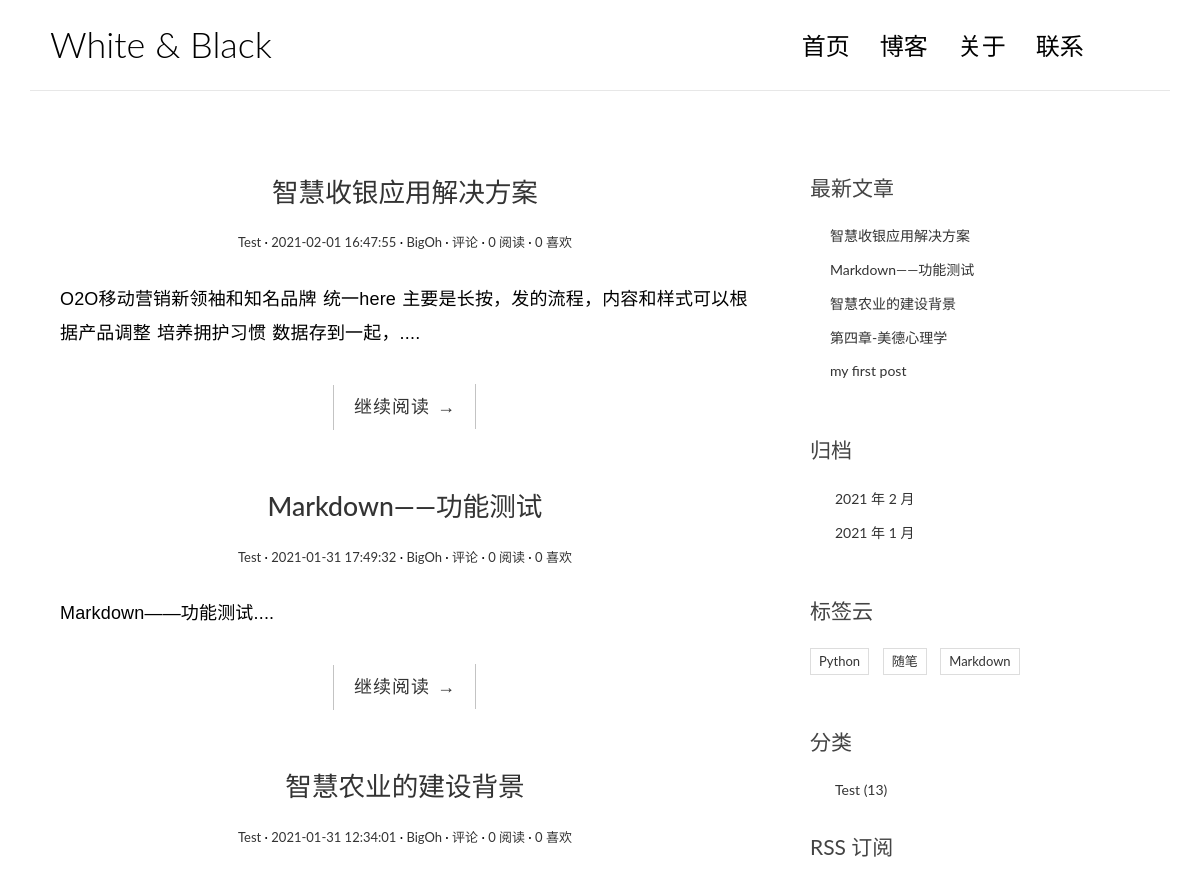
Before: / (upper part) with the older database file.
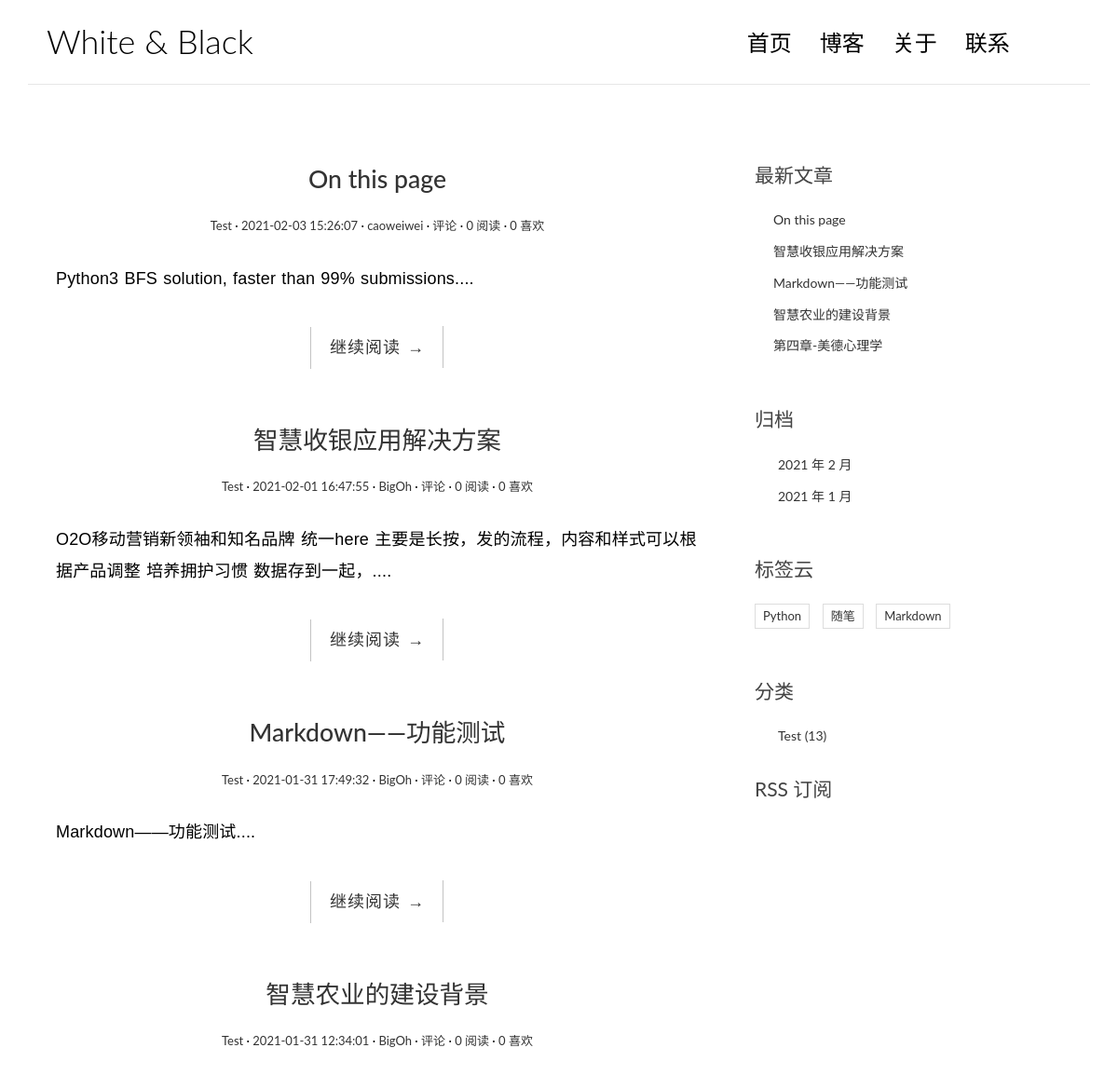
After: the same page with the newer database file.
### blog/models.py (models this page shows, shortened)
class BlogPost(models.Model):
    title = models.CharField(max_length=64)
    text = models.TextField()
    excerpt = models.CharField(max_length=128, null=True, blank=True, default='')
    views = models.PositiveIntegerField(default=0)
    likes = models.PositiveIntegerField(default=0)
    created_at = models.DateTimeField(auto_now_add=True)
    updated_at = models.DateTimeField(auto_now=True)
    author = models.ForeignKey(to=User, on_delete=models.SET_DEFAULT, default='Admin')
    tags = models.ManyToManyField(to=Tag, blank=True)
    category = models.ForeignKey(to=Category, on_delete=models.SET_NULL, null=True, blank=True)
    class Meta:
        verbose_name = '文章'
        verbose_name_plural = '文章列表'
        ordering = ['-created_at']  # set the default ordering field
    def get_absolute_url(self):
        return reverse('blog:blog_post_detail', kwargs={'blog_post_id': self.id})

class Category(models.Model):
    category_name = models.CharField(max_length=32)
    class Meta:
        verbose_name = '分类'
        verbose_name_plural = '分类列表'
    def __str__(self):
        return '%s' % self.category_name

class Tag(models.Model):
    tag_name = models.CharField(max_length=32, unique=True)
    class Meta:
        verbose_name = '标签'
        verbose_name_plural = '标签列表'

### blog/views.py (the view)
# urls.py: path('', views.index, name='index'), # homepage
def index(request):
    blog_posts = BlogPost.objects.all()
    context = {
        'website_title': 'White & Black',
        'blog_posts': blog_posts,
    }
    return render(request, 'blog/index.html', context)

### blog/templatetags/blog_extras.py (called while the page is built)
@register.inclusion_tag('blog/inclusions/_recent_posts.html', takes_context=True)
def show_recent_blog_posts(context, num=5):
    return {
        'recent_post_list': models.BlogPost.objects.all()[:num],
    }

@register.inclusion_tag('blog/inclusions/_archives.html', takes_context=True)
def show_archives(context):
    return {
        'datetime_list': models.BlogPost.objects.dates('created_at', 'month', order='DESC')
    }

@register.inclusion_tag('blog/inclusions/_categories.html', takes_context=True)
def show_categories(context):
    return {
        'category_list': models.Category.objects.all()
    }

@register.inclusion_tag('blog/inclusions/_tags.html', takes_context=True)
def show_tags(context):
    return {
        'tag_list': models.Tag.objects.all()
    }

### templates/blog/index.html
{% extends 'blog/../base.html' %}
{% block main_contain_region %}
    {% for blog_post in blog_posts %}
        <article class="post post-{{ blog_post.id }}">
            <header class="entry-header">
                <h1 class="entry-title">
                    <a href="{{ blog_post.get_absolute_url }}">{{ blog_post.title }}</a>
                </h1>
                <div class="entry-meta">
                    <span class="post-category"><a href="#">{{ blog_post.category }}</a></span>
                    <span class="post-date"><a href="#"><time class="entry-date" >{{ blog_post.created_at }}</time></a></span>
                    <span class="post-author"><a href="#">{{ blog_post.author }}</a></span>
                    <span class="comments-link"><a href="#">{{ blog_post.comments }} 评论</a></span>
                    <span class="views-count"><a href="#">{{ blog_post.views }} 阅读</a></span>
                    <span class="likes-count"><a href="#">{{ blog_post.likes }} 喜欢</a></span>
                </div>
            </header>
            <div class="entry-content clearfix">
                <p>{{ blog_post.excerpt }}....</p>
                <div class="read-more cl-effect-14">
                    <a href="{{ blog_post.get_absolute_url }}" class="more-link">继续阅读 <span class="meta-nav">→</span></a>
                </div>
            </div>
        </article>
    {% empty %}
        <div class="no-post"><h1>暂时还没有发布的文章！</h1></div>
    {% endfor %}
{% endblock %}

### templates/blog/inclusions/_recent_posts.html
<div class="widget widget-recent-posts">
    <h3 class="widget-title">最新文章</h3>
        <ul>
            {% for blog_post in recent_post_list %}
            <li>
                <a href="{{ blog_post.get_absolute_url }}">{{ blog_post.title }}</a>
            </li>
            {% empty %}
                暂无文章！
            {% endfor %}
    </ul>
</div>

### templates/blog/inclusions/_tags.html
<div class="widget widget-tag-cloud">
  <h3 class="widget-title">标签云</h3>
  <ul>
    {% for tag in tag_list %}
      <li>
        <a href="{% url 'blog:tag' tag.id %}">{{ tag.tag_name }}</a>
      </li>
    {% empty %}
      暂无标签！
    {% endfor %}
  </ul>
</div>

### templates/blog/inclusions/_categories.html
<div class="widget widget-category">
  <h3 class="widget-title">分类</h3>
  <ul>
    {% for category in category_list %}
      <li>
        <a href="{% url 'blog:category' category.id %}">{{ category.category_name }} <span class="post-count">(13)</span></a>
      </li>
    {% empty %}
      暂无分类！
    {% endfor %}
  </ul>
</div>

Changed rows visible on the page:
no longer on this page (row unchanged): BlogPost: title "my first post", shown under "最新文章"
added BlogPost: title "On this page", category "Test", created_at "2021-02-03 15:26:07", author "caoweiwei", views "0", likes "0", excerpt "Python3 BFS solution, faster than 99% submissions"
